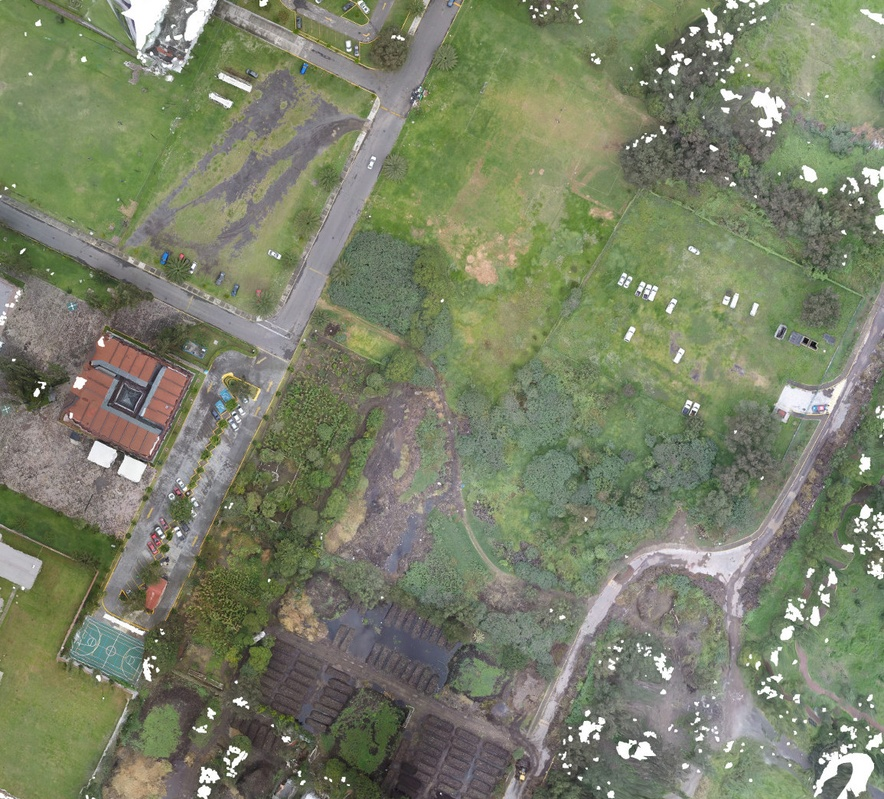
#> input picture escom.jpg, 884 x 799 px, shrunk from 1155 x 1044 before the run
$ jupyter execute tarea1.ipynb   (shell and % lines are left out)
#> lines starting #> are read from the running program, lines starting #| are printed output that depends on the picture
[cell 1]
import matplotlib.pyplot as plt
import matplotlib.image as mpimg
import numpy as np
import cv2

[cell 2]
imagen = mpimg.imread('escom.jpg')
#> imagen is the input picture: shape (799, 884, 3); mean R, G, B 122.6, 129.2, 105.1
print(imagen)
#> (printed output is left out)

print('Imagen tipo: ', type(imagen),' de dimeniones: ', imagen.shape)
#| Imagen tipo:  <class 'numpy.ndarray'>  de dimeniones:  (799, 884, 3)
plt.imshow(imagen)

[cell 3]
b,r,g=cv2.split(imagen)
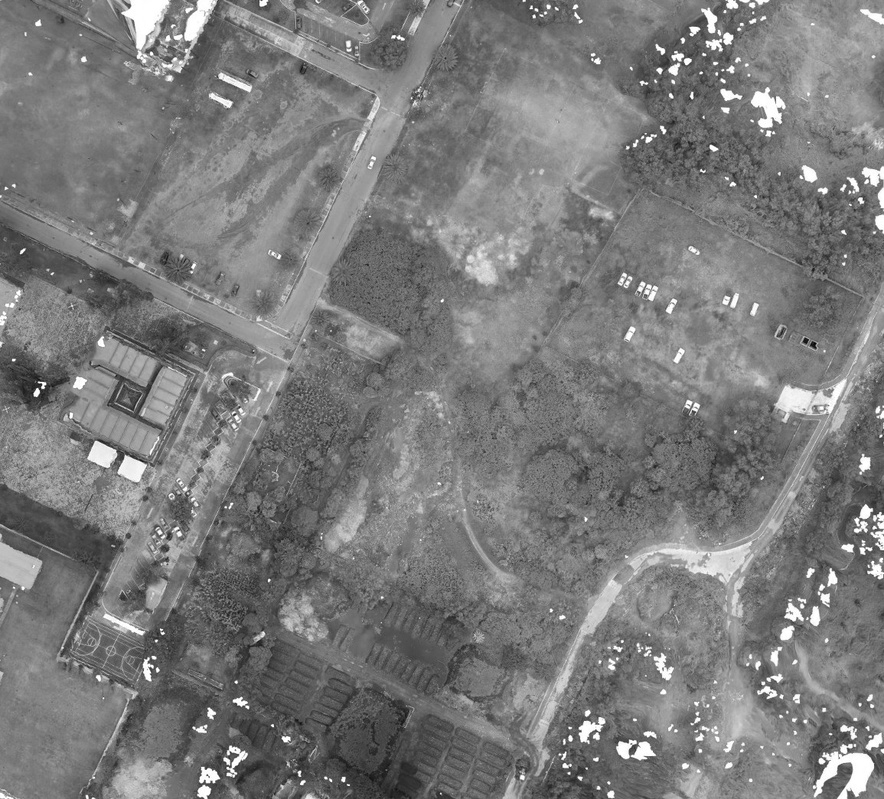
#> b: shape (799, 884); min 4, max 255, mean 122.6
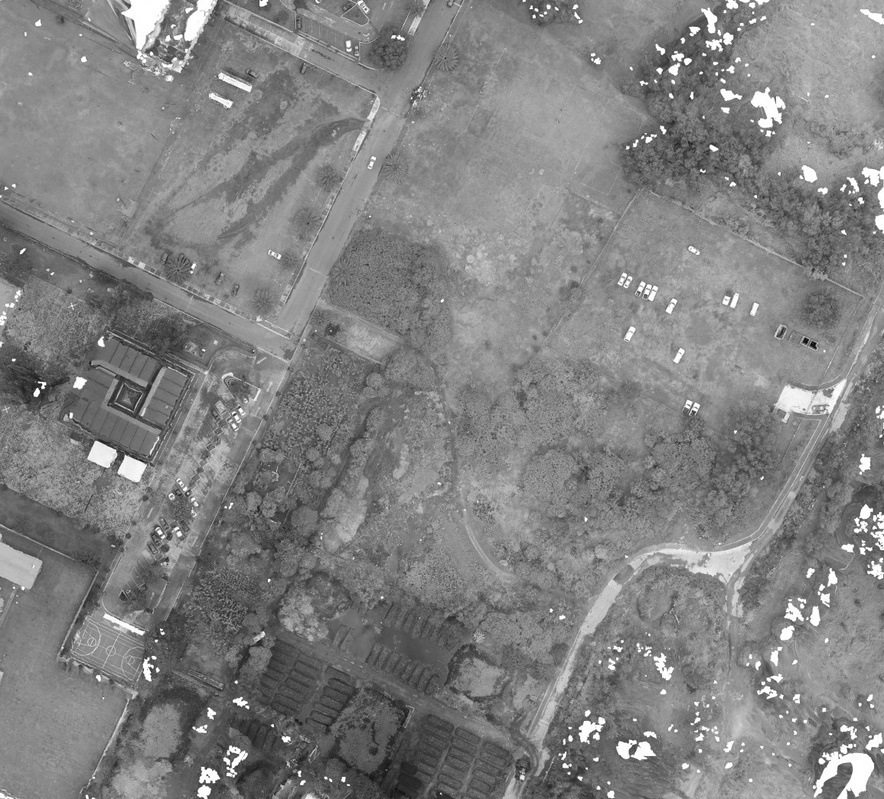
#> r: shape (799, 884); min 7, max 255, mean 129.2
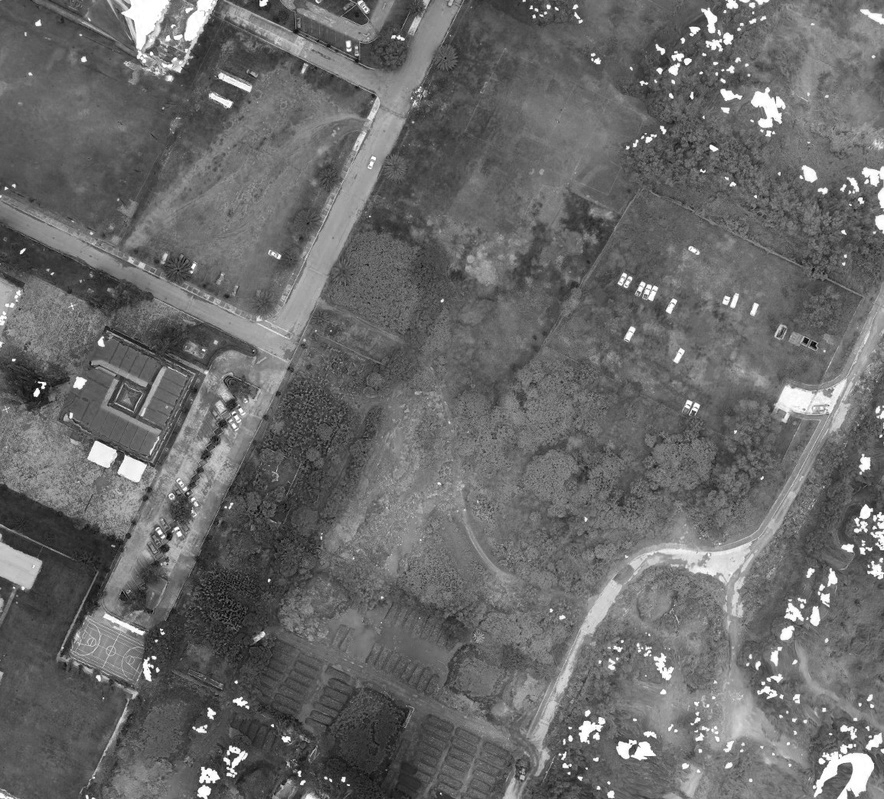
#> g: shape (799, 884); min 0, max 255, mean 105.1
plt.imshow(r,cmap='gray')

[cell 4]
plt.imshow(b,cmap='gray')

[cell 5]
plt.imshow(g,cmap='gray')

[cell 6]
imgResta = g - r
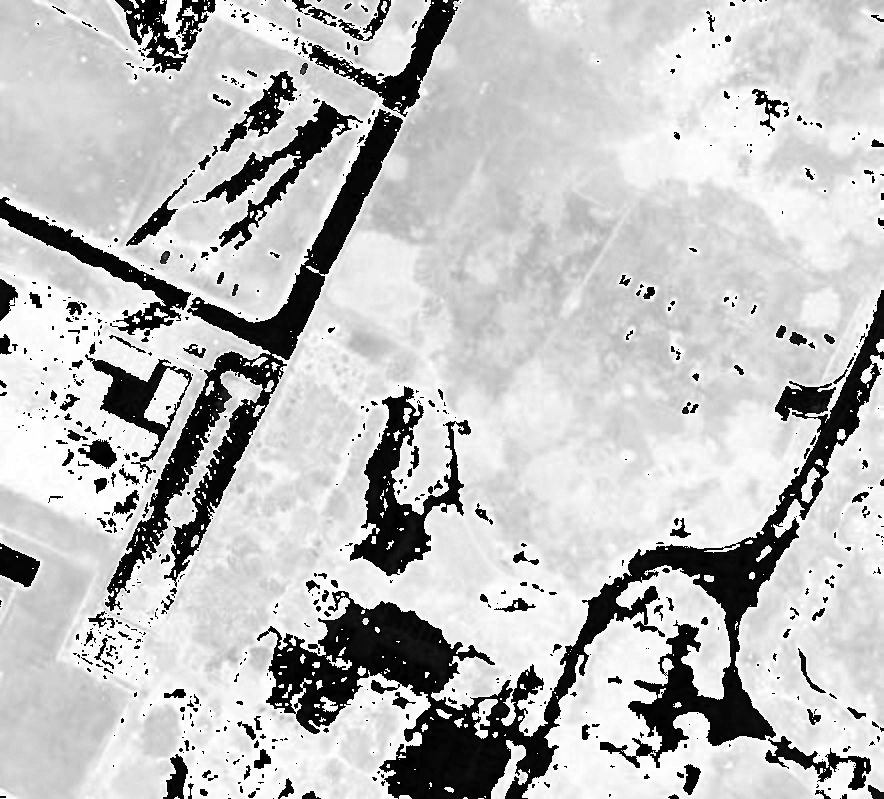
#> imgResta: shape (799, 884); min 0, max 255, mean 189.8
plt.imshow(imgResta, cmap='gray')

[cell 7]
imgSuma = g + r
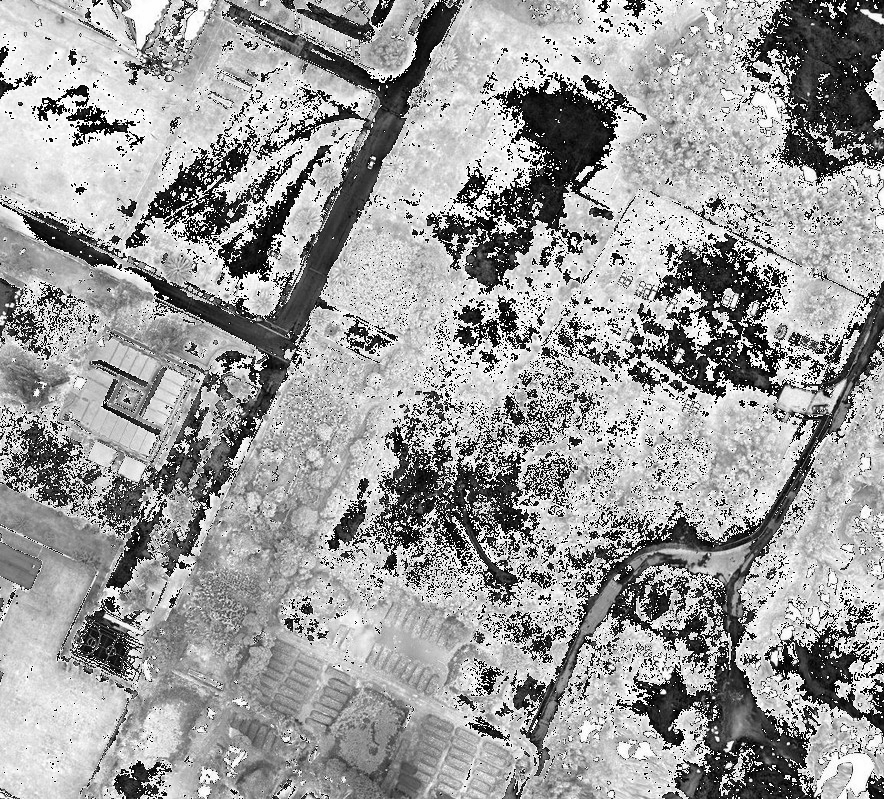
#> imgSuma: shape (799, 884); min 0, max 255, mean 156.7
plt.imshow(imgSuma,cmap='gray')

[cell 8]
imgNDI = imgResta / imgSuma
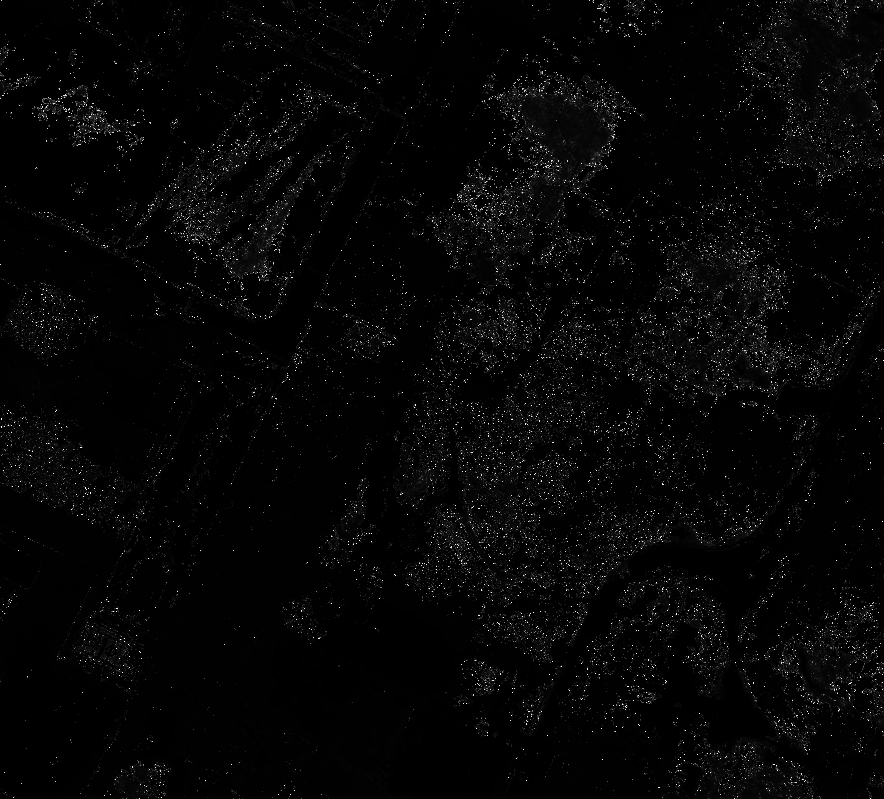
#> imgNDI: shape (799, 884) float64; 0.7% of the values are NaN or infinite; the others: min 0, max 255, mean 5.93; drawn with min black, max white, NaN and infinite black
plt.imshow(imgNDI, cmap='gray')

$ run again, with cuadro.jpg copied over escom.jpg
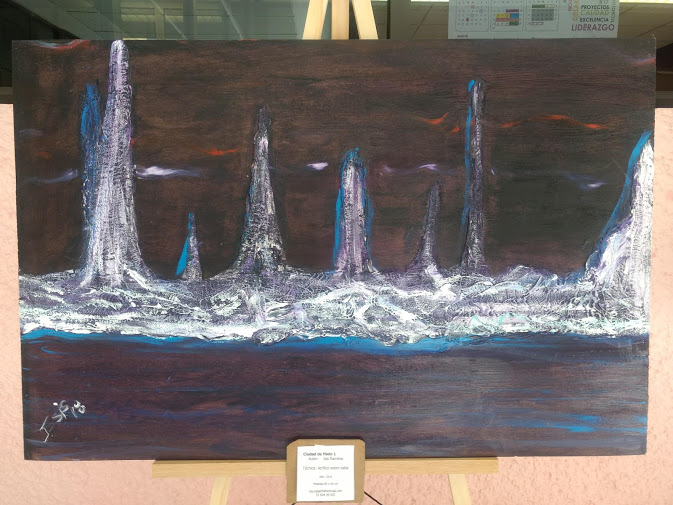
#> input picture cuadro.jpg, 673 x 505 px
#> imagen is the input picture: shape (505, 673, 3); mean R, G, B 118.1, 110, 108
#> (printed output is left out)
#| Imagen tipo:  <class 'numpy.ndarray'>  de dimeniones:  (505, 673, 3)
#> `imgSuma = g + r`:
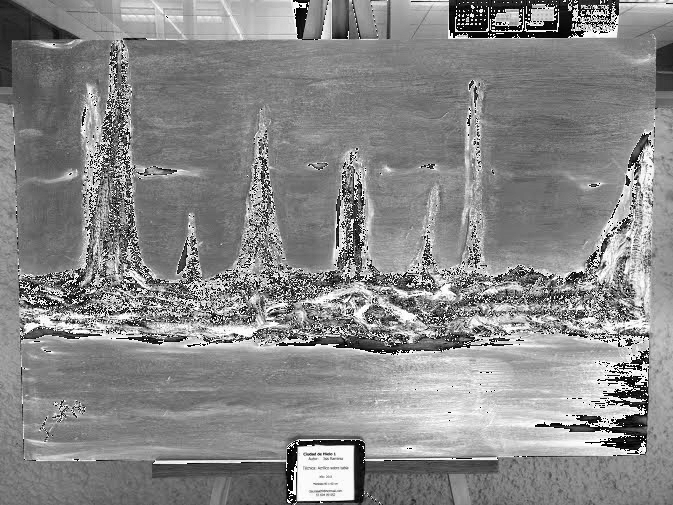
#> imgSuma: shape (505, 673); min 0, max 255, mean 136.6
#> `imgNDI = imgResta / imgSuma`:
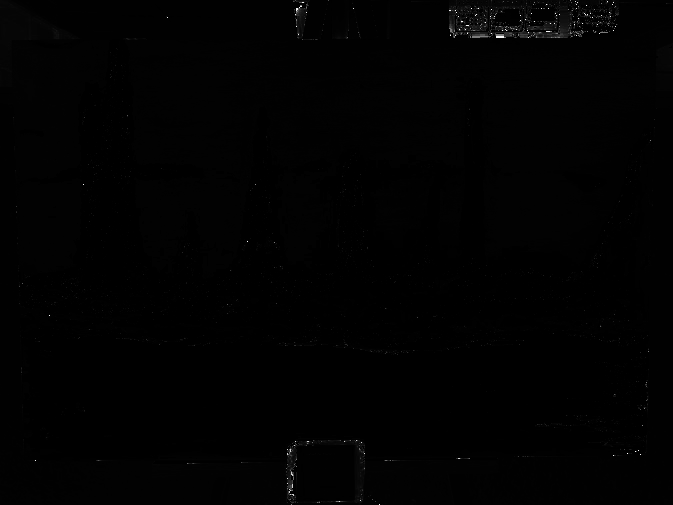
#> imgNDI: shape (505, 673) float64; 0.14% of the values are NaN or infinite; the others: min 0, max 255, mean 1.75; drawn with min black, max white, NaN and infinite black

$ run again, with maternidad_small.jpg copied over escom.jpg
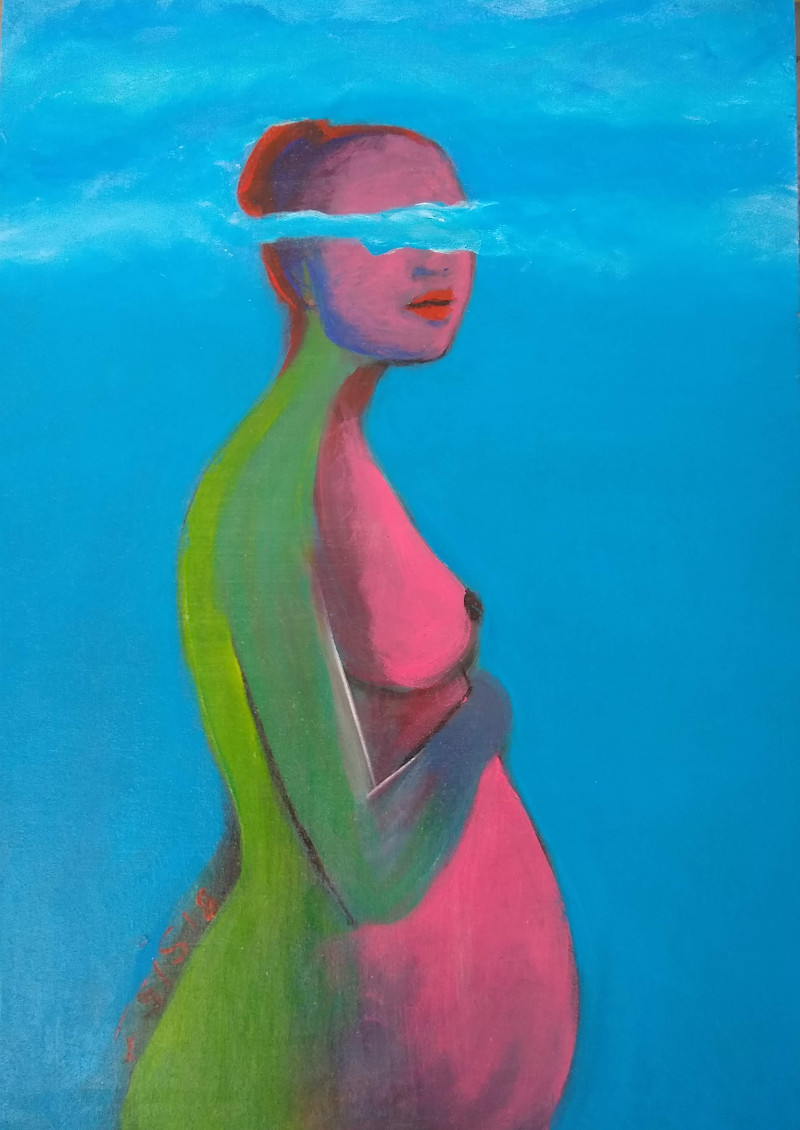
#> input picture maternidad_small.jpg, 800 x 1130 px
#> imagen is the input picture: shape (1130, 800, 3); mean R, G, B 46.3, 141.3, 171.5
#> (printed output is left out)
#| Imagen tipo:  <class 'numpy.ndarray'>  de dimeniones:  (1130, 800, 3)
#> `imgSuma = g + r`:
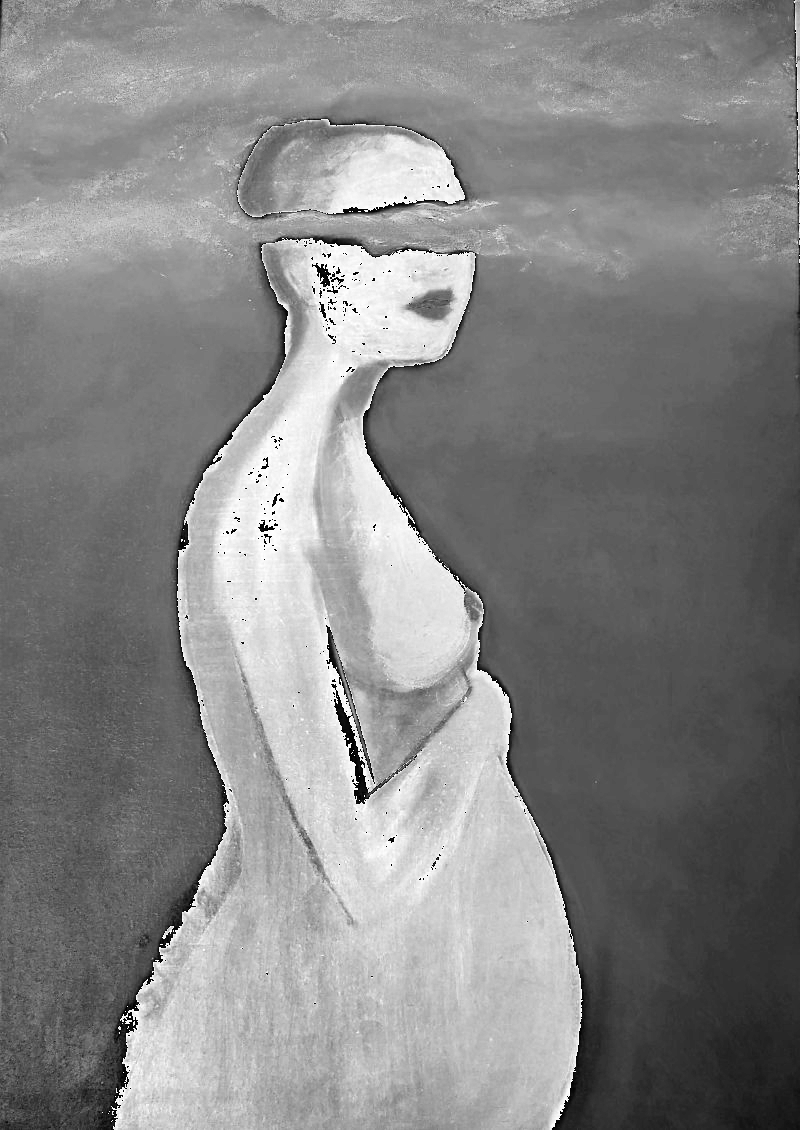
#> imgSuma: shape (1130, 800); min 0, max 255, mean 133.8
#> `imgNDI = imgResta / imgSuma`:
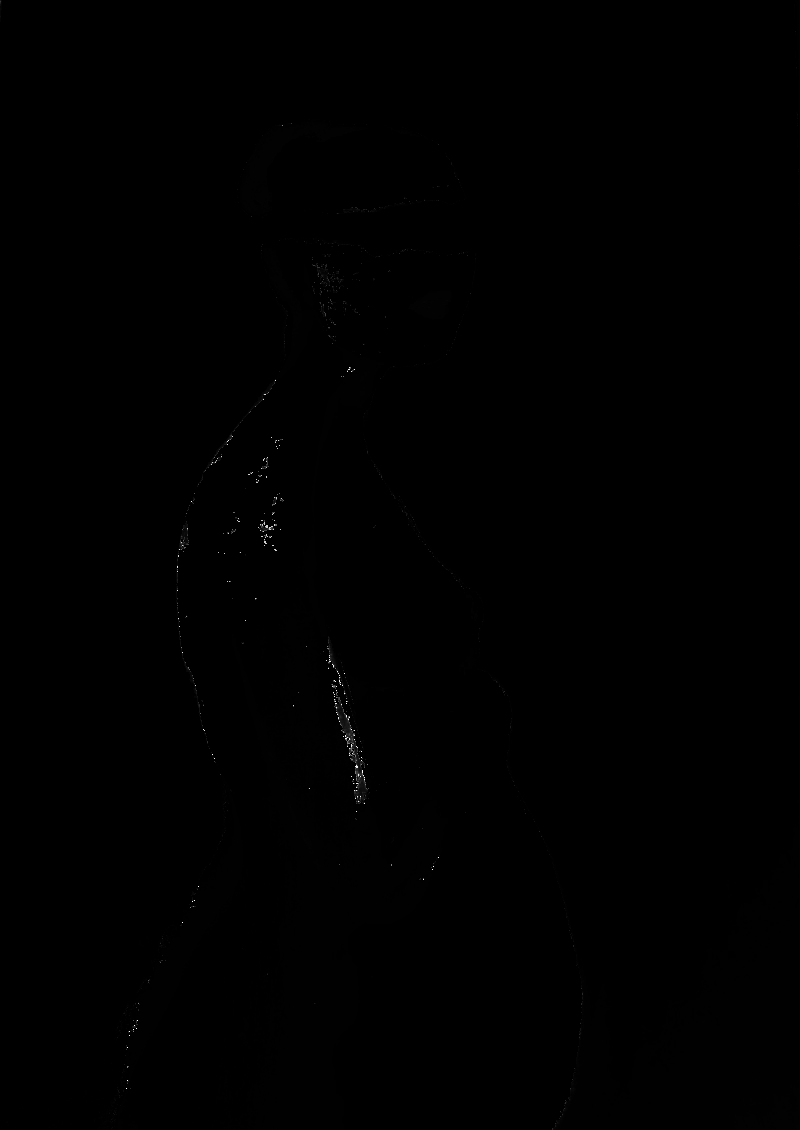
#> imgNDI: shape (1130, 800) float64; 0.06% of the values are NaN or infinite; the others: min 0, max 255, mean 0.714; drawn with min black, max white, NaN and infinite black
